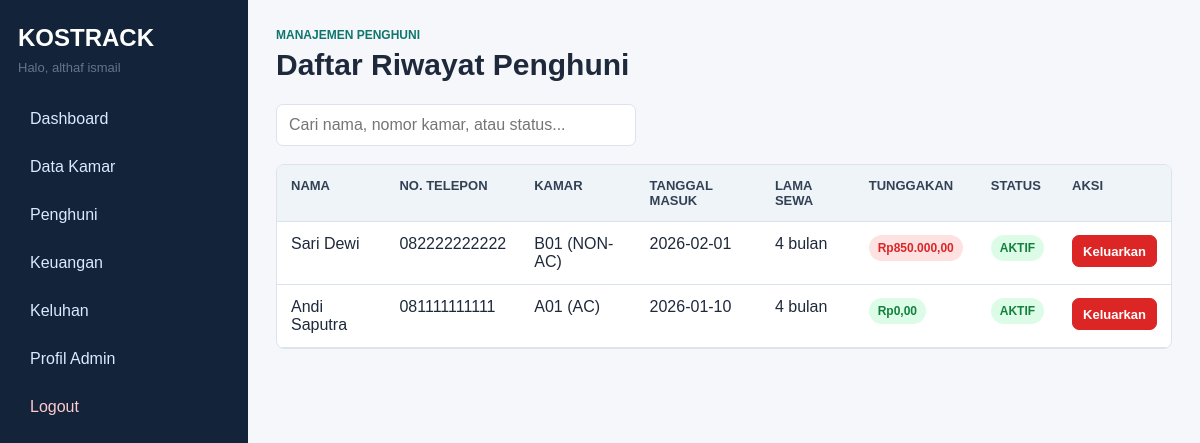
Screenshot of /index.php?route=owner/tenants (signed in) with the database file from the repository.
### tables this page shows
CREATE TABLE tenants (
  id INT AUTO_INCREMENT PRIMARY KEY,
  user_id INT NOT NULL,
  room_id INT NOT NULL,
  start_date DATE NOT NULL,
  end_date DATE DEFAULT NULL,
  status ENUM('aktif','keluar') NOT NULL DEFAULT 'aktif',
  created_at TIMESTAMP DEFAULT CURRENT_TIMESTAMP,
  CONSTRAINT fk_tenant_user FOREIGN KEY (user_id) REFERENCES users(id) ON DELETE CASCADE,
  CONSTRAINT fk_tenant_room FOREIGN KEY (room_id) REFERENCES rooms(id)
);

CREATE TABLE users (
  id INT AUTO_INCREMENT PRIMARY KEY,
  nama_depan VARCHAR(100) DEFAULT NULL,
  nama_belakang VARCHAR(100) DEFAULT NULL,
  no_hp VARCHAR(20) DEFAULT NULL,
  role VARCHAR(50) NOT NULL DEFAULT 'penghuni',
  email VARCHAR(100) NOT NULL UNIQUE,
  password VARCHAR(255) NOT NULL,
  is_active TINYINT(1) NOT NULL DEFAULT 1,
  created_at TIMESTAMP DEFAULT CURRENT_TIMESTAMP
);

CREATE TABLE rooms (
  id INT AUTO_INCREMENT PRIMARY KEY,
  room_number VARCHAR(20) NOT NULL UNIQUE,
  type ENUM('AC','NON-AC') NOT NULL,
  price DECIMAL(12,2) NOT NULL,
  status ENUM('kosong','terisi') NOT NULL DEFAULT 'kosong',
  image VARCHAR(255) DEFAULT NULL,
  created_at TIMESTAMP DEFAULT CURRENT_TIMESTAMP
);

### app/core/Controller.php (called while the page is built, shortened)
<?php
abstract class Controller
{
    protected function view(string $view, array $data = []): void
    {
        extract($data);
        $viewFile = __DIR__ . '/../views/' . $view . '.php';
        require __DIR__ . '/../views/layouts/header.php';
        require $viewFile;
        require __DIR__ . '/../views/layouts/footer.php';
    }
}

### app/controllers/OwnerController.php (called while the page is built, shortened)
<?php
class OwnerController extends Controller
{
    public function tenants(): void
    {
        $this->view('owner/tenants', ['title' => 'Manajemen Penghuni', 'tenants' => (new Tenant())->all()]);
    }
}

### index.php (called while the page is built, shortened)
<?php
require_once __DIR__ . '/../app/config/Database.php';
require_once __DIR__ . '/../app/core/helpers.php';
require_once __DIR__ . '/../app/core/Model.php';
require_once __DIR__ . '/../app/core/Controller.php';
require_once __DIR__ . '/../app/core/Auth.php';
$route = $_GET['route'] ?? 'auth/login';
[$controllerName, $method] = array_pad(explode('/', $route), 2, 'index');
(new $controllerClass())->$method();

### app/core/helpers.php (called while the page is built, shortened)
<?php
function url(string $path = ''): string
{
    return rtrim(BASE_URL, '/') . '/' . ltrim($path, '/');
}
function rupiah($number): string
{
    return 'Rp' . number_format((float) $number, 2, ',', '.');
}
function e(?string $value): string
{
    return htmlspecialchars((string) $value, ENT_QUOTES, 'UTF-8');
}

### app/core/Auth.php (called while the page is built, shortened)
<?php
class Auth
{
    public static function user(): ?array
    {
        return $_SESSION['user'] ?? null;
    }
}

### app/core/Model.php (called while the page is built, shortened)
<?php
abstract class Model
{
    public function __construct()
    {
        $this->db = Database::connect();
    }
}

### app/config/Database.php (called while the page is built)
<?php
class Database
{
    private static ?PDO $pdo = null;
    public static function connect(): PDO
    {
        if (self::$pdo === null) {
            $dsn = 'mysql:host=' . DB_HOST . ';dbname=' . DB_NAME . ';charset=utf8mb4';
            self::$pdo = new PDO($dsn, DB_USER, DB_PASS, [
                PDO::ATTR_ERRMODE => PDO::ERRMODE_EXCEPTION,
                PDO::ATTR_DEFAULT_FETCH_MODE => PDO::FETCH_ASSOC,
            ]);
        }
        return self::$pdo;
    }
}

### app/models/Tenant.php (called while the page is built, shortened)
<?php
class Tenant extends Model
{
    public function all(): array
    {
        $stmt = $this->db->query("SELECT t.*,
            TRIM(CONCAT(COALESCE(u.nama_depan, ''), ' ', COALESCE(u.nama_belakang, ''))) AS full_name,
            u.no_hp AS phone,
            r.room_number, r.type,
            COALESCE(ar.remaining_amount, 0) AS arrears,
            TIMESTAMPDIFF(MONTH, t.start_date, COALESCE(t.end_date, CURDATE())) AS months_rented
            FROM tenants t
            JOIN users u ON u.id = t.user_id
            JOIN rooms r ON r.id = t.room_id
            LEFT JOIN (
                SELECT b.tenant_id, SUM(GREATEST(b.amount - COALESCE(pay.paid_amount, 0), 0)) AS remaining_amount
                FROM bills b
                LEFT JOIN (
                    SELECT bill_id, SUM(amount) AS paid_amount
                    FROM payments
                    GROUP BY bill_id
                ) pay ON pay.bill_id = b.id
                WHERE b.status = 'belum_lunas'
                GROUP BY b.tenant_id
            ) ar ON ar.tenant_id = t.id
            ORDER BY t.status ASC, t.start_date DESC");
        return $stmt->fetchAll();
    }
}

### app/view/owner/tenants.php (the view, shortened to what this page needs)
<header class="page-header">
    <div>
        <p class="eyebrow">Manajemen Penghuni</p>
        <h1>Daftar Riwayat Penghuni</h1>
    </div>
</header>
<section class="toolbar">
    <input data-table-search="#tenantTable" placeholder="Cari nama, nomor kamar, atau status...">
</section>
<div class="table-wrap">
    <table id="tenantTable">
        <thead>
        <tr>
            <th>Nama</th>
            <th>No. Telepon</th>
            <th>Kamar</th>
            <th>Tanggal Masuk</th>
            <th>Lama Sewa</th>
            <th>Tunggakan</th>
            <th>Status</th>
            <th>Aksi</th>
        </tr>
        </thead>
        <tbody>
        <?php foreach ($tenants as $row): ?>
            <tr>
                <td><?= e($row['full_name']) ?></td>
                <td><?= e($row['phone']) ?></td>
                <td><?= e($row['room_number']) ?> (<?= e($row['type']) ?>)</td>
                <td><?= e($row['start_date']) ?></td>
                <td><?= (int) $row['months_rented'] ?> bulan</td>
                <td><span class="badge <?= (float) $row['arrears'] > 0 ? 'red' : 'green' ?>"><?= rupiah($row['arrears']) ?></span></td>
                <td><span class="badge <?= $row['status'] === 'aktif' ? 'green' : 'neutral' ?>"><?= strtoupper($row['status']) ?></span></td>
                <td>
                    <?php if ($row['status'] === 'aktif'): ?>
                        <form method="post" action="<?= url('index.php?route=owner/checkoutTenant') ?>" data-confirm="Keluarkan penghuni ini?">
                            <button class="btn small danger" type="submit">Keluarkan</button>
                        </form>
                    <?php else: ?>
                        -
                    <?php endif; ?>
                </td>
            </tr>
        <?php endforeach; ?>
        </tbody>
    </table>
</div>

### app/view/layouts/header.php (shortened to what this page needs)
<?php $user = Auth::user(); ?>
<!doctype html>
<html lang="id">
<head>
    <link rel="stylesheet" href="<?= url('assets/css/style.css') ?>">
</head>
<body>
<div class="app-shell">
    <?php if ($user): ?>
        <aside class="sidebar">
            <div class="brand">KOSTRACK</div>
            <div class="muted small">Halo, <?= e($user['full_name']) ?></div>
            <nav>
                <?php if ($user['role'] === 'owner'): ?>
                    <a href="<?= url('index.php?route=owner/dashboard') ?>">Dashboard</a>
                    <a href="<?= url('index.php?route=owner/rooms') ?>">Data Kamar</a>
                    <a href="<?= url('index.php?route=owner/tenants') ?>">Penghuni</a>
                    <a href="<?= url('index.php?route=owner/finance') ?>">Keuangan</a>
                    <a href="<?= url('index.php?route=owner/complaints') ?>">Keluhan</a>
                    <a href="<?= url('index.php?route=owner/profile') ?>">Profil Admin</a>
                <?php endif; ?>
                <a class="danger-link" href="<?= url('index.php?route=auth/logout') ?>">Logout</a>
            </nav>
        </aside>
    <?php endif; ?>
    <main class="<?= $user ? 'content' : 'auth-content' ?>">

### app/view/layouts/footer.php (shortened to what this page needs)
    </main>
</div>
</body>
</html>

### public/asset/css/style.css (style rules this page uses)
:root { --bg: #f6f7fb; --surface: #ffffff; --text: #1e293b; --muted: #64748b; --line: #dbe3ef; --primary: #0f766e; --primary-strong: #115e59; --accent: #2563eb; --danger: #dc2626; --warning: #b45309; --success: #15803d; --shadow: 0 12px 30px rgba(15, 23, 42, .08); }
* { box-sizing: border-box; }
body { margin: 0; font-family: Arial, Helvetica, sans-serif; background: var(--bg); color: var(--text); }
a { color: inherit; text-decoration: none; }
button, input, select, textarea { font: inherit; }
.app-shell { min-height: 100vh; display: flex; }
.sidebar { width: 248px; background: #12233a; color: #fff; padding: 24px 18px; position: sticky; top: 0; height: 100vh; }
.brand { font-size: 24px; font-weight: 800; margin-bottom: 8px; letter-spacing: 0; }
.sidebar nav { display: grid; gap: 8px; margin-top: 24px; }
.sidebar a { padding: 11px 12px; border-radius: 8px; color: #dbeafe; }
.sidebar .danger-link { color: #fecaca; }
.content { flex: 1; padding: 28px; max-width: 1320px; margin: 0 auto; width: 100%; }
.page-header { display: flex; justify-content: space-between; align-items: end; gap: 16px; margin-bottom: 22px; }
h1, h2 { margin: 0; letter-spacing: 0; }
h1 { font-size: 30px; }
.eyebrow { margin: 0 0 6px; color: var(--primary); font-weight: 700; text-transform: uppercase; font-size: 12px; }
.muted { color: var(--muted); }
.small { font-size: 13px; }
input, select, textarea { width: 100%; border: 1px solid var(--line); border-radius: 7px; padding: 11px 12px; background: #fff; color: var(--text); }
.btn { border: 1px solid var(--line); background: #fff; color: var(--text); min-height: 40px; padding: 9px 14px; border-radius: 7px; cursor: pointer; display: inline-flex; align-items: center; justify-content: center; gap: 8px; font-weight: 700; }
.btn.danger { background: var(--danger); border-color: var(--danger); color: #fff; }
.btn.small { min-height: 32px; padding: 6px 10px; font-size: 13px; }
.toolbar { display: flex; flex-wrap: wrap; align-items: center; gap: 12px; margin: 18px 0; }
.toolbar input { max-width: 360px; }
.table-wrap { width: 100%; overflow-x: auto; background: var(--surface); border: 1px solid var(--line); border-radius: 8px; }
table { width: 100%; border-collapse: collapse; min-width: 760px; }
th, td { padding: 13px 14px; border-bottom: 1px solid var(--line); text-align: left; vertical-align: top; }
th { background: #eef4f8; color: #334155; font-size: 13px; text-transform: uppercase; }
.badge { display: inline-flex; align-items: center; min-height: 26px; padding: 4px 9px; border-radius: 999px; font-size: 12px; font-weight: 800; }
.badge.green { background: #dcfce7; color: var(--success); }
.badge.red { background: #fee2e2; color: var(--danger); }

### rows the page displays
tenants: full_name "Sari Dewi", user.no_hp "082222222222", room.room_number "B01", room.type "NON-AC", start_date "2026-02-01", months_rented "4", arrears "Rp850.000,00", status "AKTIF"
tenants: full_name "Andi Saputra", user.no_hp "081111111111", room.room_number "A01", room.type "AC", start_date "2026-01-10", months_rented "4", arrears "Rp0,00", status "AKTIF"

### other values shown
$user['full_name'] "althaf ismail"
